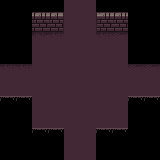

Tiled map render using the project's own tile images. Description and the whole map definition, tile-layer contents included, below:
An orthogonal 10x10 tile map with 16x16 px tiles, 2 tile layers (Capa de Patrones 1, Capa de patrones 2).

<map version="1.0" tiledversion="1.1.4" orientation="orthogonal" renderorder="right-down" width="10" height="10" tilewidth="16" tileheight="16" infinite="0" nextobjectid="1">
 <tileset firstgid="1" name="0x72_16x16DungeonTileset.v4" tilewidth="16" tileheight="16" tilecount="256" columns="16">
  <image source="0x72_16x16DungeonTileset.v4.png" width="256" height="256" />
 </tileset>
 <layer name="Capa de Patrones 1" width="10" height="10">
  <data encoding="csv">
0,0,0,0,51,51,0,0,0,0,
0,0,0,0,51,51,0,0,0,0,
0,0,33,34,51,51,34,35,0,0,
0,0,51,51,51,51,51,51,0,0,
34,34,51,51,51,51,51,51,35,35,
51,51,51,51,51,51,51,51,51,51,
0,0,51,51,51,51,51,51,0,0,
0,0,51,51,51,51,51,51,0,0,
0,0,0,0,51,51,0,0,0,0,
0,0,0,0,51,51,0,0,0,0
</data>
 </layer>
 <layer name="Capa de patrones 2" width="10" height="10">
  <data encoding="csv">
0,0,2,3,0,0,1,2,0,0,
0,0,18,19,0,0,17,18,0,0,
0,0,0,0,0,0,0,0,0,0,
0,0,0,0,0,0,0,0,0,0,
0,0,0,0,0,0,0,0,0,0,
0,0,0,0,0,0,0,0,0,0,
25,25,0,0,0,0,0,0,25,25,
0,0,0,0,0,0,0,0,0,0,
0,0,25,25,0,0,25,25,0,0,
0,0,0,0,0,0,0,0,0,0
</data>
 </layer>
</map>
